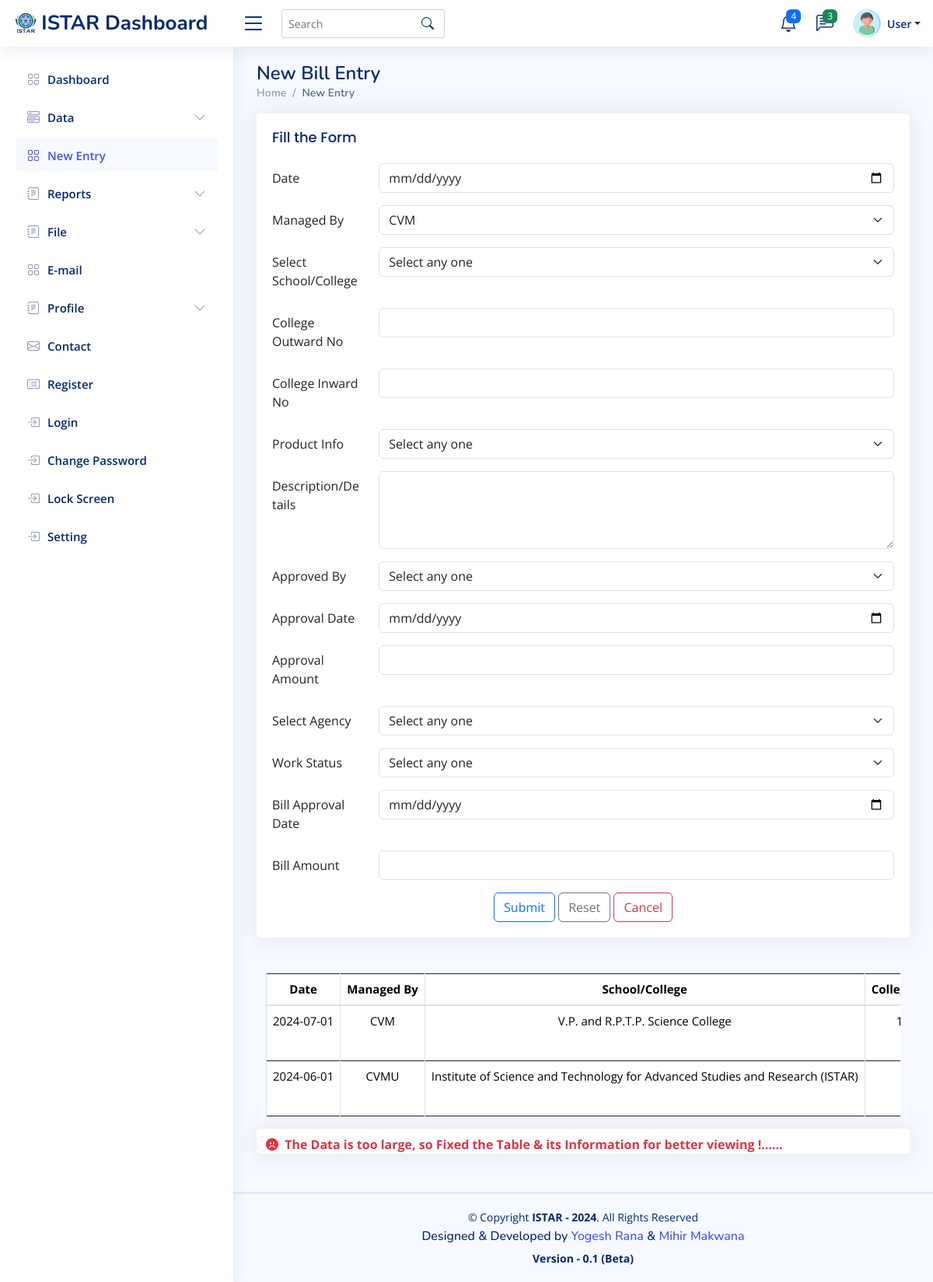
The app's page /update_entry.php?id=27 with its own data.
### tables this page shows
CREATE TABLE `data` (
  `id` int(11) NOT NULL,
  `date` date NOT NULL,
  `managed_by` varchar(20) NOT NULL,
  `institute_name` varchar(2048) NOT NULL,
  `clg_out_no` varchar(128) NOT NULL,
  `clg_in_no` varchar(128) NOT NULL,
  `product_info` varchar(30) NOT NULL,
  `description` varchar(5000) NOT NULL,
  `appr_by` varchar(30) NOT NULL,
  `appr_date` date NOT NULL,
  `appr_amt` bigint(10) NOT NULL,
  `agency` varchar(50) NOT NULL,
  `work_status` varchar(10) NOT NULL,
  `bill_appr_date` date NOT NULL,
  `bill_amt` bigint(10) NOT NULL,
  `created_at` date NOT NULL DEFAULT current_timestamp()
);

### update_entry.php (the view, shortened to what this page needs)
<?php
$id = $_GET['id'];
?>
<!DOCTYPE html>
<html lang="en">
<head>
	<link rel="stylesheet" href="https://stackpath.bootstrapcdn.com/bootstrap/4.5.2/css/bootstrap.min.css">
	<link href="assets/vendor/bootstrap/css/bootstrap.min.css" rel="stylesheet">
	<link href="assets/vendor/bootstrap-icons/bootstrap-icons.css" rel="stylesheet">
	<link href="assets/vendor/boxicons/css/boxicons.min.css" rel="stylesheet">
	<link href="assets/vendor/quill/quill.snow.css" rel="stylesheet">
	<link href="assets/vendor/quill/quill.bubble.css" rel="stylesheet">
	<link href="assets/vendor/remixicon/remixicon.css" rel="stylesheet">
	<link href="assets/vendor/simple-datatables/style.css" rel="stylesheet">
	<link href="assets/css/style.css" rel="stylesheet">
	<link href="./CRUD-Bootstrapv5-JavaScript-Local-Storage-main/style.css" rel="stylesheet">
</head>
<body>
	<header id="header" class="header fixed-top d-flex align-items-center">
		<div class="d-flex align-items-center justify-content-between">
			<a href="index.php" class="logo d-flex align-items-center">
				<img src="assets/img/istar.png" alt="">
				<span class="d-none d-lg-block">ISTAR Dashboard</span>
			</a>
			<i class="bi bi-list toggle-sidebar-btn"></i>
		</div>
		<div class="search-bar">
			<form class="search-form d-flex align-items-center" method="POST" action="#">
				<input type="text" name="query" placeholder="Search" title="Enter search keyword">
				<button type="submit" title="Search"><i class="bi bi-search"></i></button>
			</form>
		</div>
		<nav class="header-nav ms-auto">
			<ul class="d-flex align-items-center">
				<li class="nav-item dropdown">
					<a class="nav-link nav-icon" href="#" data-bs-toggle="dropdown">
						<i class="bi bi-bell"></i>
						<span class="badge bg-primary badge-number">4</span>
					</a>
				</li>
				<li class="nav-item dropdown">
					<a class="nav-link nav-icon" href="#" data-bs-toggle="dropdown">
						<i class="bi bi-chat-left-text"></i>
						<span class="badge bg-success badge-number">3</span>
					</a>
				</li>
				<li class="nav-item dropdown pe-3">
					<a class="nav-link nav-profile d-flex align-items-center pe-0" href="#" data-bs-toggle="dropdown">
						<img src="assets/img/User.png" alt="Profile" class="rounded-circle">
						<span class="d-none d-md-block dropdown-toggle ps-2"><?php echo isset($username) ? $username : 'User'; ?></span>
					</a>
				</li>
			</ul>
		</nav>
	</header>
	<aside id="sidebar" class="sidebar">
		<ul class="sidebar-nav" id="sidebar-nav">
			<li class="nav-item">
				<a class="nav-link collapsed" href="index.php">
					<i class="bi bi-grid"></i>
					<span>Dashboard</span>
				</a>
			</li>
			<li class="nav-item">
				<a class="nav-link collapsed" data-bs-target="#components-nav" data-bs-toggle="collapse" href="#">
					<i class="bi bi-menu-button-wide"></i><span>Data</span><i class="bi bi-chevron-down ms-auto"></i>
				</a>
			<li class="nav-item">
				<a class="nav-link " href="new_entry.php" class="active">
					<i class="bi bi-grid"></i>
					<span>New Entry</span>
				</a>
			</li>
			<li class="nav-item">
				<a class="nav-link collapsed" data-bs-target="#forms-nav" data-bs-toggle="collapse" href="#">
					<i class="bi bi-journal-text"></i><span>Reports</span><i class="bi bi-chevron-down ms-auto"></i>
				</a>
			</li>
			<li class="nav-item">
				<a class="nav-link collapsed" data-bs-target="#files-nav" data-bs-toggle="collapse" href="#">
					<i class="bi bi-journal-text"></i><span>File</span><i class="bi bi-chevron-down ms-auto"></i>
				</a>
			</li>
			<li class="nav-item">
				<a class="nav-link collapsed" href="#">
					<i class="bi bi-grid"></i>
					<span>E-mail</span>
				</a>
			</li>
			<li class="nav-item">
				<a class="nav-link collapsed" data-bs-target="#profile-nav" data-bs-toggle="collapse" href="#">
					<i class="bi bi-journal-text"></i><span>Profile</span><i class="bi bi-chevron-down ms-auto"></i>
				</a>
			</li>
			<li class="nav-item">
				<a class="nav-link collapsed" href="pages-contact.php">
					<i class="bi bi-envelope"></i>
					<span>Contact</span>
				</a>
			</li>
			<li class="nav-item">
				<a class="nav-link collapsed" href="pages-register.php">
					<i class="bi bi-card-list"></i>
					<span>Register</span>
				</a>
			</li>
			<li class="nav-item">
				<a class="nav-link collapsed" href="pages-login.php">
					<i class="bi bi-box-arrow-in-right"></i>
					<span>Login</span>
				</a>
			</li>
			<li class="nav-item">
				<a class="nav-link collapsed" href="#">
					<i class="bi bi-box-arrow-in-right"></i>
					<span>Change Password</span>
				</a>
			</li>
			<li class="nav-item">
				<a class="nav-link collapsed" href="#">
					<i class="bi bi-box-arrow-in-right"></i>
					<span>Lock Screen</span>
				</a>
			</li>
			<li class="nav-item">
				<a class="nav-link collapsed" href="#">
					<i class="bi bi-box-arrow-in-right"></i>
					<span>Setting</span>
				</a>
			</li>
	</aside>
	<main id="main" class="main">
		<div class="pagetitle">
			<h1>New Bill Entry</h1>
			<nav>
				<ol class="breadcrumb">
					<li class="breadcrumb-item"><a href="index.php">Home</a></li>
					<li class="breadcrumb-item active">New Entry</li>
				</ol>
			</nav>
		</div>
		<section class="section">
			<div class="row">
				<div class="col-lg-12">
					<div class="card">
						<div class="card-body">
							<h5 class="card-title">Fill the Form</h5>
							<form name="update_entry" action="update_entry.php" method="post">
								<div class="row mb-3">
									<label for="inputEmail3" class="col-sm-2 col-form-label">Date</label>
									<div class="col-sm-10">
										<input type="date" class="form-control" id="inputText" name="date">
									</div>
								</div>
								<div class="row mb-3">
									<label class="col-sm-2 col-form-label">Managed By</label>
									<div class="col-sm-10">
										<select class="form-select" aria-label="Default select example"
											name="managed_by">
											<?php
												require "./PHP/connection.php";
												$sql = "SELECT * FROM data WHERE id = $id";
												$result = $conn->query($sql);
												if ($result->num_rows > 0) {
													while ($row = $result->fetch_assoc()) {
														echo '<option selected value="' . $row['managed_by'] . '">' . $row["managed_by"] . '</option>';
													}
												} else {
													echo "No data found";
												}
											?>
										</select>
									</div>
								</div>
								<div class="row mb-3">
									<label class="col-sm-2 col-form-label">Select School/College</label>
									<div class="col-sm-10">
										<select class="form-select" aria-label="Default select example" name="institute"
											id="institute">
											<option selected>Select any one</option>
										</select>
									</div>
								</div>
								<div class="row mb-3">
									<label for="inputText" class="col-sm-2 col-form-label">College Outward No</label>
									<div class="col-sm-10">
										<input type="text" class="form-control" name="clg_out_no">
									</div>
								</div>
								<div class="row mb-3">
									<label for="inputText" class="col-sm-2 col-form-label">College Inward No</label>
									<div class="col-sm-10">
										<input type="text" class="form-control" name="clg_in_no">
									</div>
								</div>
								<div class="row mb-3">
									<label class="col-sm-2 col-form-label">Product Info</label>
									<div class="col-sm-10">
										<select class="form-select" aria-label="Default select example"
											name="product_info">
											<option selected>Select any one</option>
										</select>
									</div>
								</div>
								<div class="row mb-3">
									<label for="inputtextarea"
										class="col-sm-2 col-form-label">Description/Details</label>
									<div class="col-sm-10">
										<textarea class="form-control" style="height: 100px"
											name="description"></textarea>
									</div>
								</div>
								<div class="row mb-3">
									<label class="col-sm-2 col-form-label">Approved By</label>
									<div class="col-sm-10">
										<select class="form-select" aria-label="Default select example" name="appr_by">
											<option selected>Select any one</option>
										</select>
									</div>
								</div>
								<div class="row mb-3">
									<label for="inputEmail3" class="col-sm-2 col-form-label">Approval Date</label>
									<div class="col-sm-10">
										<input type="date" class="form-control" id="inputText" name="appr_date">
									</div>
								</div>
								<div class="row mb-3">
									<label for="inputText" class="col-sm-2 col-form-label">Approval Amount</label>
									<div class="col-sm-10">
										<input type="number" class="form-control" name="appr_amt">
									</div>
								</div>
								<div class="row mb-3">
									<label class="col-sm-2 col-form-label">Select Agency</label>
									<div class="col-sm-10">
										<select class="form-select" aria-label="Default select example" name="agency">
											<option selected>Select any one</option>
										</select>
									</div>
								</div>
								<div class="row mb-3">
									<label class="col-sm-2 col-form-label">Work Status</label>
									<div class="col-sm-10">
										<select class="form-select" aria-label="Default select example"
											name="work_status">
											<option selected>Select any one</option>
										</select>
									</div>
								</div>
								<div class="row mb-3">
									<label for="inputEmail3" class="col-sm-2 col-form-label">Bill Approval Date</label>
									<div class="col-sm-10">
										<input type="date" class="form-control" id="inputText" name="bill_appr_date">
									</div>
								</div>
								<div class="row mb-3">
									<label for="inputText" class="col-sm-2 col-form-label">Bill Amount</label>
									<div class="col-sm-10">
										<input type="number" class="form-control" name="bill_amt">
									</div>
								</div>
								<div class="text-center">
									<button type="submit" class="btn btn-outline-primary">Submit</button>
									<button type="reset" class="btn btn-outline-secondary">Reset</button>
									<a href="#" class="btn btn-outline-danger" role="button">Cancel</a>
								</div>
							</form>
						</div>
					</div>
				</div>
			</div>
		</section>
		<section>
			<div class="container">
				<div class="row">
					<div class="col-sm-12">
						<div class="table-responsive" id="table-container">
							<table class="table table-hover mt-3 text-center table-bordered" id="datatbl"
								valign="center">
								<thead>
									<tr>
										<th>Date</th>
										<th>Managed By</th>
										<th>School/College</th>
										<th>College Outward No</th>
									</tr>
								</thead>
								<tbody id="data">
									<?php
									require ("./PHP/connection.php");
									$sql = "SELECT * FROM data";
									$result = $conn->query($sql);
									if ($result->num_rows > 0) {
										while ($row = $result->fetch_assoc()) {
											echo "<tr>";
											echo "<td>" . $row["date"] . "</td>";
											echo "<td>" . $row["managed_by"] . "</td>";
											echo "<td>" . $row["institute_name"] . "</td>";
											echo "<td>" . $row["clg_out_no"] . "</td>";
											echo "</tr>";
										}
									} else {
										echo "<tr><td colspan='16'>No data available</td></tr>";
									}
									?>
								</tbody>
							</table>
						</div>
					</div>
				</div>
			</div>
		</section>
		<div class="card info-card sales-card">
			<div class="container mt-1 pt-1">
				<marquee direction="left">
					<i class="bi bi-emoji-frown-fill text-danger me-1"></i>
					<span class="text-danger large pt-1 fw-bold">The Data is too large, so Fixed the Table & its
						Information for better viewing !......</span>
				</marquee>
			</div>
		</div>
	</main>
	<footer id="footer" class="footer">
		<div class="copyright">
			&copy; Copyright <strong><span>ISTAR - 2024</span></strong>. All Rights Reserved
		</div>
		<div class="credits">
			<h6>Designed & Developed by <a href="#">Yogesh Rana</a> & <a href="#"> Mihir Makwana </a></h6>
		</div>
		<div class="copyright">
			<strong><span>Version - 0.1 (Beta) </span></strong>
		</div>
	</footer>
</body>
</html>

### assets/css/style.css (style rules this page uses)
:root { scroll-behavior: smooth; }
body { font-family: "Open Sans", sans-serif; background: #f6f9ff; color: #444444; }
a { color: #4154f1; text-decoration: none; }
h1, h2, h3, h4, h5, h6 { font-family: "Nunito", sans-serif; }
#main { margin-top: 60px; padding: 20px 30px; transition: all 0.3s; }
.pagetitle { margin-bottom: 10px; }
.pagetitle h1 { font-size: 24px; margin-bottom: 0; font-weight: 600; color: #012970; }
.card { margin-bottom: 30px; border: none; border-radius: 5px; box-shadow: 0px 0 30px rgba(1, 41, 112, 0.1); }
.card-title { padding: 20px 0 15px 0; font-size: 18px; font-weight: 500; color: #012970; font-family: "Poppins", sans-serif; }
.card-body { padding: 0 20px 20px 20px; }
.breadcrumb { font-size: 14px; font-family: "Nunito", sans-serif; color: #899bbd; font-weight: 600; }
.breadcrumb a { color: #899bbd; transition: 0.3s; }
.breadcrumb .breadcrumb-item::before { color: #899bbd; }
.breadcrumb .active { color: #51678f; font-weight: 600; }
.logo { line-height: 1; }
@media (min-width: 1200px) { .logo { width: 280px; } }
.logo img { max-height: 26px; margin-right: 6px; }
.logo span { font-size: 26px; font-weight: 700; color: #012970; font-family: "Nunito", sans-serif; }
.header { transition: all 0.5s; z-index: 997; height: 60px; box-shadow: 0px 2px 20px rgba(1, 41, 112, 0.1); background-color: #fff; padding-left: 20px; }
.header .toggle-sidebar-btn { font-size: 32px; padding-left: 10px; cursor: pointer; color: #012970; }
.header .search-bar { min-width: 250px; padding: 0 20px; }
.header .search-form { width: 100%; }
.header .search-form input { border: 0; font-size: 14px; color: #012970; border: 1px solid rgba(1, 41, 112, 0.2); padding: 7px 38px 7px 8px; border-radius: 3px; transition: 0.3s; width: 100%; }
.header .search-form button { border: 0; padding: 0; margin-left: -30px; background: none; }
.header .search-form button i { color: #012970; }
.header-nav ul { list-style: none; }
.header-nav>ul { margin: 0; padding: 0; }
.header-nav .nav-icon { font-size: 22px; color: #012970; margin-right: 25px; position: relative; }
.header-nav .nav-profile { color: #012970; }
.header-nav .nav-profile img { max-height: 36px; }
.header-nav .nav-profile span { font-size: 14px; font-weight: 600; }
.header-nav .badge-number { position: absolute; inset: -2px -5px auto auto; font-weight: normal; font-size: 12px; padding: 3px 6px; }
.sidebar { position: fixed; top: 60px; left: 0; bottom: 0; width: 300px; z-index: 996; transition: all 0.3s; padding: 20px; overflow-y: auto; scrollbar-width: thin; scrollbar-color: #aab7cf transparent; box-shadow: 0px 0px 20px rgba(1, 41, 112, 0.1); background-color: #fff; }
@media (min-width: 1200px) { #main, #footer { margin-left: 300px; } }
.sidebar-nav { padding: 0; margin: 0; list-style: none; }
.sidebar-nav li { padding: 0; margin: 0; list-style: none; }
.sidebar-nav .nav-item { margin-bottom: 5px; }
.sidebar-nav .nav-link { display: flex; align-items: center; font-size: 15px; font-weight: 600; color: #4154f1; transition: 0.3; background: #f6f9ff; padding: 10px 15px; border-radius: 4px; }
.sidebar-nav .nav-link i { font-size: 16px; margin-right: 10px; color: #4154f1; }
.sidebar-nav .nav-link.collapsed { color: #012970; background: #fff; }
.sidebar-nav .nav-link.collapsed i { color: #899bbd; }
.sidebar-nav .nav-link .bi-chevron-down { margin-right: 0; transition: transform 0.2s ease-in-out; }
.footer { padding: 20px 0; font-size: 14px; transition: all 0.3s; border-top: 1px solid #cddfff; }
.footer .copyright { text-align: center; color: #012970; }
.footer .credits { padding-top: 5px; text-align: center; font-size: 13px; color: #012970; }

### update_entry.php (style rules this page uses)
.table-responsive { overflow-x: auto; }
th, td { white-space: nowrap; font-size: 15px; padding: 5px; }

### records on screen
data: date "2024-07-01", managed_by "CVM", institute_name "V.P. and R.P.T.P. Science College"
data: date "2024-06-01", managed_by "CVMU", institute_name "Institute of Science and Technology for Advanced Studies and Research (ISTAR)"

### other values on screen
form field managed_by "CVM"
